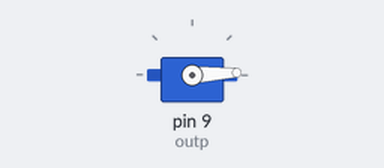
This sketch was run on a simulated Arduino Uno, built with avr-gcc and run on an emulated ATmega328P. On the bench: servo. What the sketch prints to the serial monitor is not drawn.

Above: at 0.05 s.
At 1.3 s:
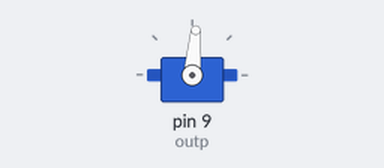
At 2.6 s:
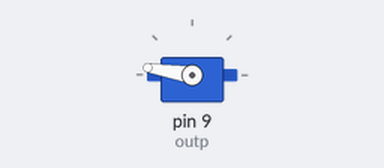
At 5.2 s:
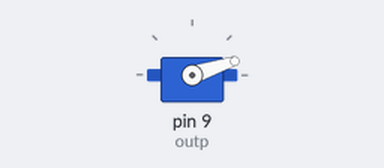
Timing chart, 0 to 7.1 s (numbered marks = the images above):
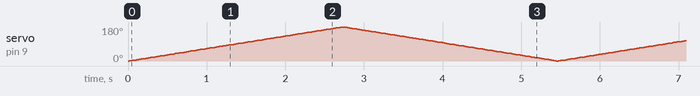

The sketch:

test_servo.ino
```cpp
// Arduino AVR Servo Test

// Copyright (C)2026, Philip Munts dba Munts Technologies.
//
// Redistribution and use in source and binary forms, with or without
// modification, are permitted provided that the following conditions are met:
//
// * Redistributions of source code must retain the above copyright notice,
//   this list of conditions and the following disclaimer.
//
// THIS SOFTWARE IS PROVIDED BY THE COPYRIGHT HOLDERS AND CONTRIBUTORS "AS IS"
// AND ANY EXPRESS OR IMPLIED WARRANTIES, INCLUDING, BUT NOT LIMITED TO, THE
// IMPLIED WARRANTIES OF MERCHANTABILITY AND FITNESS FOR A PARTICULAR PURPOSE
// ARE DISCLAIMED. IN NO EVENT SHALL THE COPYRIGHT HOLDER OR CONTRIBUTORS BE
// LIABLE FOR ANY DIRECT, INDIRECT, INCIDENTAL, SPECIAL, EXEMPLARY, OR
// CONSEQUENTIAL DAMAGES (INCLUDING, BUT NOT LIMITED TO, PROCUREMENT OF
// SUBSTITUTE GOODS OR SERVICES; LOSS OF USE, DATA, OR PROFITS; OR BUSINESS
// INTERRUPTION) HOWEVER CAUSED AND ON ANY THEORY OF LIABILITY, WHETHER IN
// CONTRACT, STRICT LIABILITY, OR TORT (INCLUDING NEGLIGENCE OR OTHERWISE)
// ARISING IN ANY WAY OUT OF THE USE OF THIS SOFTWARE, EVEN IF ADVISED OF THE
// POSSIBILITY OF SUCH DAMAGE.

// Hardware configuration (bottom to top):
//
// Arduino Uno R3 (5V logic!)

#include <Arduino.h>
#include <Servo.h>

Servo outp;

void setup()
{
  Serial.begin(115200);
  Serial.println("Arduino AVR Servo Test");
  Serial.setTimeout(10000);

  outp.attach(9, 1000, 2000);
}

void loop()
{
  for (int angle = 0; angle <= 180; angle++)
  {
    outp.write(angle);
    delay(15);
  }

  for (int angle = 180; angle >= 0; angle--)
  {
    outp.write(angle);
    delay(15);
  }
}
```
